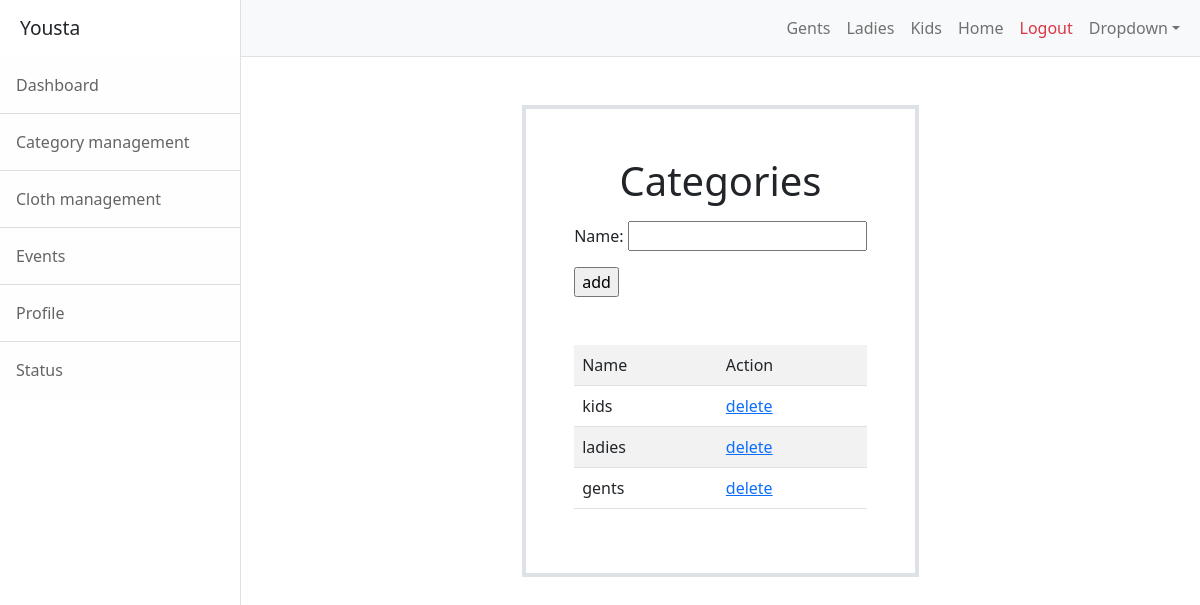
The app's page /categories/add (signed in) with its own data.
### yousta/models.py (models this page shows, shortened)
class Category(models.Model):
    name=models.CharField(max_length=200,unique=True)
    is_active=models.BooleanField(default=True)

### yousta/views.py (the view, shortened to what this page needs)
# urls.py: path("categories/add",CategoryCreateView.as_view(),name="add-category"),
@method_decorator(decs,name='dispatch')
class CategoryCreateView(CreateView,ListView):
    template_name="yousta/category_add.html"
    form_class=CategoryCreateForm
    model=Category
    context_object_name="categories"
    success_url=reverse_lazy("add-category")
    def get_queryset(self):
        return Category.objects.filter(is_active=True)

### yousta/forms.py
class CategoryCreateForm(forms.ModelForm):
    class Meta:
        model=Category
        fields=["name"]

### yousta/views.py (called while the page is built)
def signin_required(fn):
    def wrapper(request,*args,**kwargs):
        if not  request.user.is_authenticated:
            messages.error(request,"invalid session!!")
            return redirect("signin")
        else:
            return fn(request,*args,**kwargs)
    return wrapper

def is_admin(fn):
    def wrapper(request,*args,**kwargs):
        if not request.user.is_superuser:#it is used to check the user is admin
            messages.error(request,'permission denied for current user')
            return redirect('signin')
        else:
            return fn(request,*args,**kwargs)
    return wrapper

### yousta/templates/yousta/category_add.html (shortened to what this page needs)
{%extends 'yousta/base.html'%}
{%block body_block%}
<div class="container d-flex flex-column align-items-center mt-5">
    <div class="border border-4 p-5">
     <h1 class="text-center mb-3">Categories</h1>
     <div class="w-100">
      <form action="" method="post">
          {{form.as_p}}
          <input type="submit" value="add">
      </form>
     </div>
     <div class="mt-5 w-100">
      <table class="table table-striped">
          <tr>
              <td>Name</td>
              <td>Action</td>
          </tr>
          {%for cat in categories%}
             <tr>
              <td>{{cat.name}}</td>
              <td>
                  <a href="{%url 'remove-category' cat.id%}">delete</a>
              </td>
             </tr>
          {%endfor%}
      </table>
     </div>
    </div>
 </div>
{%endblock%}

### records on screen
Category: name "kids"
Category: name "ladies"
Category: name "gents"
